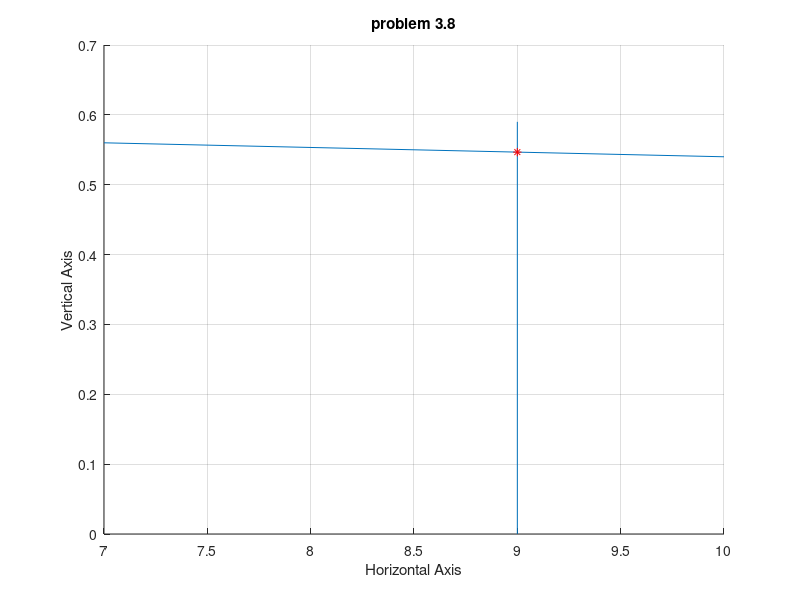

The MATLAB script that drew this image:
% x = exp(14);
% fprintf('the answer is %.14f',x);
% 
% y = 384123 * pi;
% fprintf('the answer is %f',y);
        
             
%line1
x1  = [7 10];
y1  = [0.56 0.54];
%line2
x2 = [9 9];
y2 = [0 0.59];
%fit linear polynomial
p1 = polyfit(x1,y1,1);
p2 = polyfit(x2,y2,1);
%calculate intersection
x_intersect = fzero(@(x) polyval(p1-p2,x),3);
y_intersect = polyval(p1,x_intersect);
line(x1,y1);
hold all;
line(x2,y2);
plot(x_intersect,y_intersect,'r*')

title('problem 3.8');
xlabel('Horizontal Axis')
ylabel('Vertical Axis')
grid
    




%Code fix problem
clear
clc
x1=2709/1024;                       
x2=10583/4000;
x3=2024/765;
x4=sqrt(7);
s1=('2709/1024');                      
s2=('10583/4000');
s3=('2024/765');
strings=char(s1,s2,s3);              
possible_approx=[x1,x2,x3];           
dif=abs(possible_approx-x4)        
smallest=max(dif)                   
index=find(smallest==dif) ;          
best_approx = possible_approx(index)  
value=char('x1','x2','x3');         
fprintf('The best approximation to the square root of 7\n')
fprintf('is %c = %c\n',value(index,:),strings(:,index))